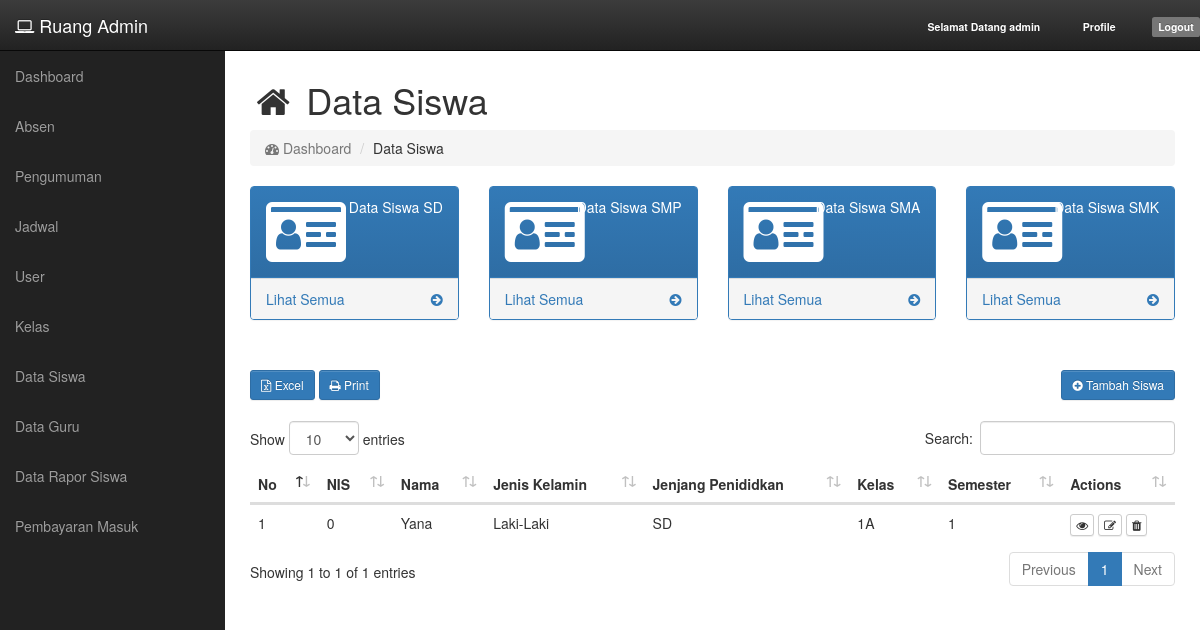
The app's page /siswa (signed in), older data.
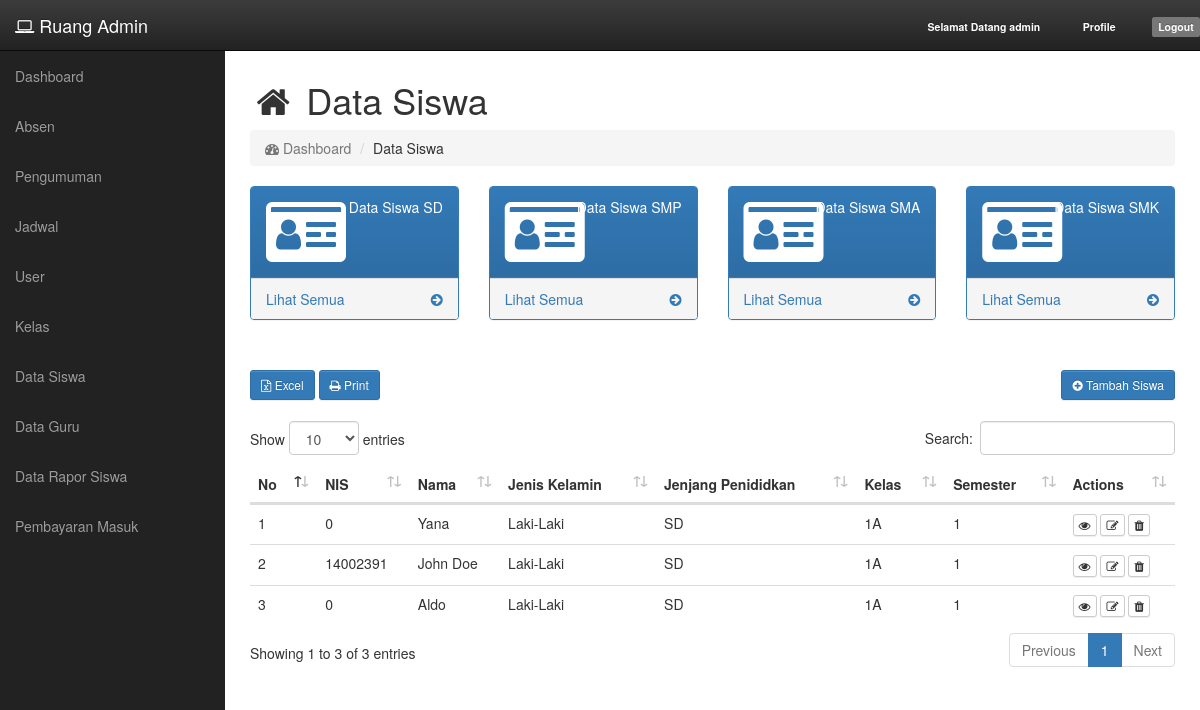
The same page, newer data.
### tables this page shows
CREATE TABLE `tb_jenjang` (
  `jenjang_id` int(11) NOT NULL,
  `jenjang_nama` varchar(255) DEFAULT NULL
);

CREATE TABLE `tb_siswa` (
  `siswa_id` int(11) NOT NULL,
  `siswa_nis` varchar(255) DEFAULT NULL,
  `siswa_nama` varchar(255) DEFAULT NULL,
  `siswa_tmp_lahir` varchar(255) DEFAULT NULL,
  `siswa_tgl_lahir` date DEFAULT NULL,
  `siswa_jenis_kelamin` int(11) DEFAULT NULL,
  `siswa_agama` varchar(255) DEFAULT NULL,
  `siswa_anak_ke` int(11) DEFAULT NULL,
  `siswa_alamat` text,
  `siswa_nama_ayah` varchar(255) DEFAULT NULL,
  `siswa_nama_ibu` varchar(255) DEFAULT NULL,
  `siswa_alamat_ortu` text,
  `siswa_nohp_ortu` varchar(255) DEFAULT NULL,
  `siswa_pekerjaan_ayah` varchar(255) DEFAULT NULL,
  `siswa_pekerjaan_ibu` varchar(255) DEFAULT NULL,
  `siswa_nama_wali` varchar(255) DEFAULT NULL,
  `siswa_nohp_wali` varchar(255) DEFAULT NULL,
  `siswa_alamat_wali` text,
  `siswa_pekerjaan_wali` varchar(255) DEFAULT NULL,
  `siswa_jenjang` int(11) DEFAULT NULL,
  `siswa_kelas` int(11) DEFAULT NULL,
  `siswa_semester` varchar(255) DEFAULT NULL,
  `siswa_foto` varchar(255) DEFAULT NULL,
  `siswa_uid` int(11) DEFAULT NULL
);

CREATE TABLE `tb_kelas` (
  `kelas_id` int(11) NOT NULL,
  `kelas_jenjang` int(11) DEFAULT NULL,
  `kelas_tingkat` int(11) DEFAULT NULL,
  `kelas_jurusan` int(11) DEFAULT NULL,
  `kelas_nama` varchar(128) DEFAULT NULL
);

### app/core/Controller.php (called while the page is built, shortened)
<?php
class Controller {
	public function model($model) {
		return new $model;
	}
	public function view($view, $data = []) {
		require_once 'app/views/' . $view . '.php';
	}
}

### app/controllers/Siswa.php (called while the page is built, shortened)
<?php
class Siswa extends Controller {
	public function __construct() {
		$this->Jenjang_model = $this->model('Jenjang_model');
		$this->Siswa_model = $this->model('Siswa_model');
	}
	public function index($id = NULL) {
		$data['jenjang'] = $this->Jenjang_model->get_orderby('jenjang_id ASC');
		if (!is_null($id)) {
			if (is_numeric($id)) {
				foreach ($data['jenjang'] as $key => $jenjang) {
					if ($id == $jenjang['jenjang_id']) {
						$data['siswa'] = $this->Siswa_model->get_all(['siswa_jenjang', $jenjang['jenjang_id']]);
					}
				}
			} else {
				header('Location: ' . base_url() . 'siswa');
			}
		} else {
			$data['siswa'] = $this->Siswa_model->get_all(['siswa_jenjang', 1]);
		}
		$this->view('siswa/v_daftar_siswa', $data);
	}
}

### app/core/App.php (called while the page is built, shortened)
<?php
class App {
  protected $method = 'index';
  protected $params = [];
  public function __construct() {
    $this->controller = new $this->controller;
    call_user_func_array([$this->controller, $this->method], $this->params);
  }
}

### index.php (called while the page is built, shortened)
<?php
$app = new App;

### app/helpers/eda_helper.php (called while the page is built, shortened)
<?php
if (!function_exists('base_url')) {
	function base_url($atRoot=FALSE, $atCore=FALSE, $parse=FALSE){
		if (isset($_SERVER['HTTP_HOST'])) {
			$http = isset($_SERVER['HTTPS']) && strtolower($_SERVER['HTTPS']) !== 'off' ? 'https' : 'http';
			$hostname = $_SERVER['HTTP_HOST'];
			$dir = str_replace(basename($_SERVER['SCRIPT_NAME']), '', $_SERVER['SCRIPT_NAME']);
			$core = preg_split('@/@', str_replace($_SERVER['DOCUMENT_ROOT'], '', realpath(dirname(__FILE__))), NULL, PREG_SPLIT_NO_EMPTY);
			$core = $core[0];
			$tmplt = $atRoot ? ($atCore ? "%s://%s/%s/" : "%s://%s/") : ($atCore ? "%s://%s/%s/" : "%s://%s%s");
			$end = $atRoot ? ($atCore ? $core : $hostname) : ($atCore ? $core : $dir);
			$base_url = sprintf( $tmplt, $http, $hostname, $end );
		}
		else $base_url = 'http://localhost/';
		return $base_url;
	}
}

### app/core/Model.php (called while the page is built, shortened)
<?php
class Model {
	private $host = DB_HOST;
	private $user = DB_USER;
	private $pass = DB_PASS;
	private $db_name = DB_NAME;
	private $dbh;
	private $stmt;
	public function __construct() {
		$dsn = 'mysql:host=' . $this->host . ';dbname=' . $this->db_name;
		$option = [
			PDO::ATTR_PERSISTENT => true,
			PDO::ATTR_ERRMODE => PDO::ERRMODE_EXCEPTION
		];
		try {
			$this->dbh = new PDO($dsn, $this->user, $this->pass, $option);
		} catch (PDOException $e) {
			die($e->getMessage());
		}
	}
	public function query($query) {
		$this->stmt = $this->dbh->prepare($query);
	}
	public function bind($param, $value, $type = NULL) {
		if (is_null($type)) {
			switch (true) {
				case is_int($value):
					$type = PDO::PARAM_INT;
					break;
			}
		}
		$this->stmt->bindValue($param, $value, $type);
	}
	public function execute() {
		$this->stmt->execute();
	}
	public function result() {
		$this->execute();
		return $this->stmt->fetchAll(PDO::FETCH_ASSOC);
	}
}

### app/models/Jenjang_model.php (called while the page is built, shortened)
<?php
class Jenjang_model {
	private $table = 'tb_jenjang';
	private $db;
	public function __construct() {
		$this->db = new Model;
	}
	public function get_orderby($order = NULL) {
		$this->db->query('SELECT * FROM ' . $this->table  . (!is_null($order) ? ' ORDER BY ' . $order : '') );
		return $this->db->result();
	}
}

### app/models/Siswa_model.php (called while the page is built, shortened)
<?php
class Siswa_model {
	private $table = 'tb_siswa';
	private $db;
	public function __construct() {
		$this->db = new Model;
	}
	public function get_all($by, $single = FALSE) {
		$this->db->query(
			'SELECT * FROM '
			. $this->table .
			' INNER JOIN tb_jenjang ON jenjang_id = siswa_jenjang ' .
			' INNER JOIN tb_kelas ON kelas_id = siswa_kelas ' .
			(!is_null($by) ? ' WHERE ' . $by[0] . '=:' . $by[0] : '')
		);
		if (!is_null($by)) {
			$this->db->bind($by[0], $by[1]);
		}
		if ($single) {
			$method = $this->db->row();
		} else {
			$method = $this->db->result();
		}
		return $method;
	}
}

### app/views/siswa/v_daftar_siswa.php (the view, shortened to what the changed rows need)
<link rel="stylesheet" href="<?php echo base_url(); ?>assets/plugins/datatables/css/dataTables.bootstrap4.min.css">
<link rel="stylesheet" href="<?php echo base_url(); ?>assets/plugins/datatables/css/buttons.dataTables.min.css">
<div id="page-wrapper">
    <div class="container-fluid">
        <div class="row">
            <div class="col-md-12">
                <h1><i class="fa fa-home fa-fw"></i> Data Siswa</h1>
            </div>
        </div>
        <div class="row mb-3">
            <?php foreach($data['jenjang'] as $key => $jenjang) : ?>
            <div class="col-lg-3 col-md-6 col-sm-6 col-xs-12">
                <div class="panel panel-primary">
                    <div class="panel-heading">
                        <div class="row">
                            <div class="col-xs-3">
                                <i class="fa fa-id-card fa-5x"></i>
                            </div>
                            <div class="col-lg-9 text-right">
                                <div>Data Siswa <?php echo $jenjang['jenjang_nama']; ?></div>
                            </div>
                        </div>
                    </div>
                    <a href="<?php echo base_url(); ?>siswa/<?php echo $jenjang['jenjang_id']; ?>">
                        <div class="panel-footer">
                            <span class="pull-left">Lihat Semua</span>
                            <span class="pull-right"><i class="fa fa-arrow-circle-right"></i></span>
                            <div class="clearfix"></div>
                        </div>
                    </a>
                </div>
            </div>
            <?php endforeach; ?>
        </div>
        <div class="row">
            <div class="col-md-12">
                <div class="table-responsive">
                    <table id="tblSiswa" class="table table-borered table-hover">
                        <thead>
                            <tr>
                                <th>No</th>
                                <th>NIS</th>
                                <th>Nama</th>
                                <th>Jenis Kelamin</th>
                                <th>Jenjang Penididkan</th>
                                <th>Kelas</th>
                                <th>Semester</th>
                                <th style="max-width: 8vw;">Actions</th>
                            </tr>
                        </thead>
                        <tbody>
                            <?php foreach($data['siswa'] as $key => $siswa) : ?>
                                <tr>
                                    <td><?php echo $key + 1; ?></td>
                                    <td><?php echo $siswa['siswa_nis']; ?></td>
                                    <td><?php echo $siswa['siswa_nama']; ?></td>
                                    <td><?php echo ($siswa['siswa_jenis_kelamin'] == 1 ? 'Laki-Laki' : ($siswa['siswa_jenis_kelamin'] == 2 ? 'Wanita' : '')); ?></td>
                                    <td><?php echo $siswa['jenjang_nama']; ?></td>
                                    <td><?php echo $siswa['kelas_nama']; ?></td>
                                    <td><?php echo $siswa['siswa_semester']; ?></td>
                                    <td>
                                        <a href="<?php echo base_url(); ?>siswa/detail/<?php echo $siswa['siswa_id']; ?>" class="btn btn-default btn-xs"><i class="fa fa-eye"></i></a>
                                        <a href="<?php echo base_url(); ?>siswa/detail/<?php echo $siswa['siswa_id']; ?>" class="btn btn-default btn-xs"><i class="fa fa-edit"></i></a>
                                        <button class="btn btn-default btn-xs" data-id="<?php echo $siswa['siswa_id']; ?>" data-uid="<?php echo $siswa['siswa_uid']; ?>" onclick="hapus(this)"><i class="fa fa-trash"></i></button>
                                    </td>
                                </tr>
                            <?php endforeach; ?>
                        </tbody>
                    </table>
                </div>
            </div>
        </div>
    </div>
</div>

Row changes from the older to the newer data that the page shows:
added tb_siswa: siswa_nis "14002391", siswa_nama "John Doe", siswa_jenis_kelamin "Laki-Laki", siswa_jenjang.jenjang_nama "SD", siswa_kelas.kelas_nama "1A", siswa_semester "1"
added tb_siswa: siswa_nis "0", siswa_nama "Aldo", siswa_jenis_kelamin "Laki-Laki", siswa_jenjang.jenjang_nama "SD", siswa_kelas.kelas_nama "1A", siswa_semester "1"
Text that changed along with them:
text written by a page script: "Show entries Search: Showing 1 to 1 of 1 entries Previous 1 Next" → "Show entries Search: Showing 1 to 3 of 3 entries Previous 1 Next"
